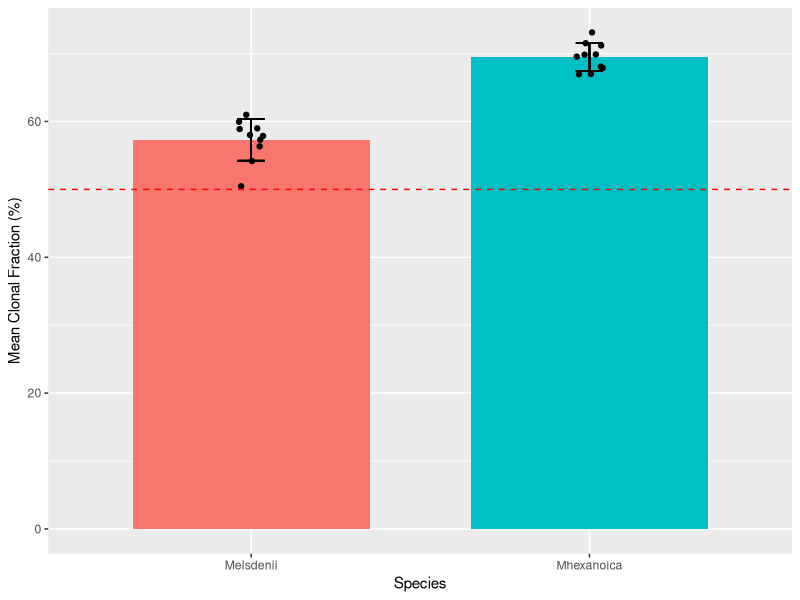

This chart was generated by the following R code: (Note: this script raises an error after producing the figure.)
library(dplyr)
library(tidyr)
library(ggplot2)
library(readr)

elsdenii_length_bias_500_df <- read_delim("data/strain/popcogenomes/melsdenii.length_bias_500.txt", delim = "\t", escape_double = FALSE, trim_ws = TRUE) %>%
  select(`Strain 1`, `Strain 2`, sim_fr)

elsdenii_length_bias_500_df$species <- "Melsdenii"

mhexanoica_length_bias_500_df <- read_delim("data/strain/popcogenomes/mhexanoica.length_bias_500.txt", delim = "\t", escape_double = FALSE, trim_ws = TRUE) %>%
  select(`Strain 1`, `Strain 2`, sim_fr)

mhexanoica_length_bias_500_df$species <- "Mhexanoica"

df_combined <- bind_rows(elsdenii_length_bias_500_df, mhexanoica_length_bias_500_df) %>%
  mutate(clonal_fraction = 100 - sim_fr) %>%
  
  group_by(species) %>%
  mutate(mean_clonal_fraction = mean(clonal_fraction)) %>%
  mutate(sd_clonal_fraction = sd(clonal_fraction)) %>%
  ungroup()

ggplot(df_combined, aes(x = species, y = mean_clonal_fraction, fill = species)) +
  geom_bar(stat = "identity", position = position_dodge(), width = 0.7) +
  geom_errorbar(aes( ymin = mean_clonal_fraction - sd_clonal_fraction, ymax = mean_clonal_fraction + sd_clonal_fraction), width = 0.08, position = position_dodge(0.7)) +
  geom_jitter(aes(y=clonal_fraction), width = 0.04) +
  theme(legend.position = "none") +
  labs(y = "Mean Clonal Fraction (%)",
    x = "Species") + geom_hline(yintercept=50, linetype="dashed", 
                                color = "red", size=0.5)

###

df_malmuthuge_meta <- read_csv("data/metagenomic/meta/malmuthuge_meta.csv")

df_compiled_SNPs_per_gene <- df_compiled_trim %>%
  
  select(gene, accession, mutation, mutation_type) %>%
  
  inner_join(df_malmuthuge_meta) %>%
  
  filter(mutation_type != "M") %>%
  
  mutate(row_count = 1) %>%
  
  spread(mutation_type, row_count)


df_compiled_SNPs_per_gene_annotations_all <- left_join(blast_map_combined, df_compiled_SNPs_per_gene) %>%
  distinct() 


df_compiled_SNPs_per_gene_annotations_all$N[is.na(df_compiled_SNPs_per_gene_annotations_all$N)] <- 0

df_compiled_SNPs_per_gene_annotations_all$S[is.na(df_compiled_SNPs_per_gene_annotations_all$S)] <- 0


df_compiled_SNPs_per_gene_annotations_all_summary <- df_compiled_SNPs_per_gene_annotations_all %>%
  
  group_by(gene) %>%
  mutate(total_S = sum(S)) %>%
  mutate(total_N = sum(N)) %>%
  ungroup() %>%
  
  select(gene, gene_name, product, total_S, total_N) %>%
  
  distinct() %>%
  
  separate(gene, into = c("contig", "gene_num"), sep = "_", remove = FALSE) %>%
  
  mutate(gene_num = as.numeric(gene_num)) %>%
  
  rowwise() %>%
  
  mutate(ribosome_component = if_else(grepl("S ribosomal", product), 0, NA)) %>%
  
  gather(SNP_type, count, -gene, -contig, -gene_num, -gene_name, -product, -ribosome_component)

df_compiled_SNPs_per_gene_annotations_all_summary$SNP_type <- factor(df_compiled_SNPs_per_gene_annotations_all_summary$SNP_type, levels = c("total_S", "total_N"))

ggplot(df_compiled_SNPs_per_gene_annotations_all_summary) +
  
  
  geom_line(aes(x = gene_num, y = count, colour = SNP_type), size = 0.25) +

  facet_wrap(~contig, ncol = 1) +
  scale_colour_manual(values = c("grey", "black")) +

  labs(y = "Number of SNPs", x = "Gene Number") 
